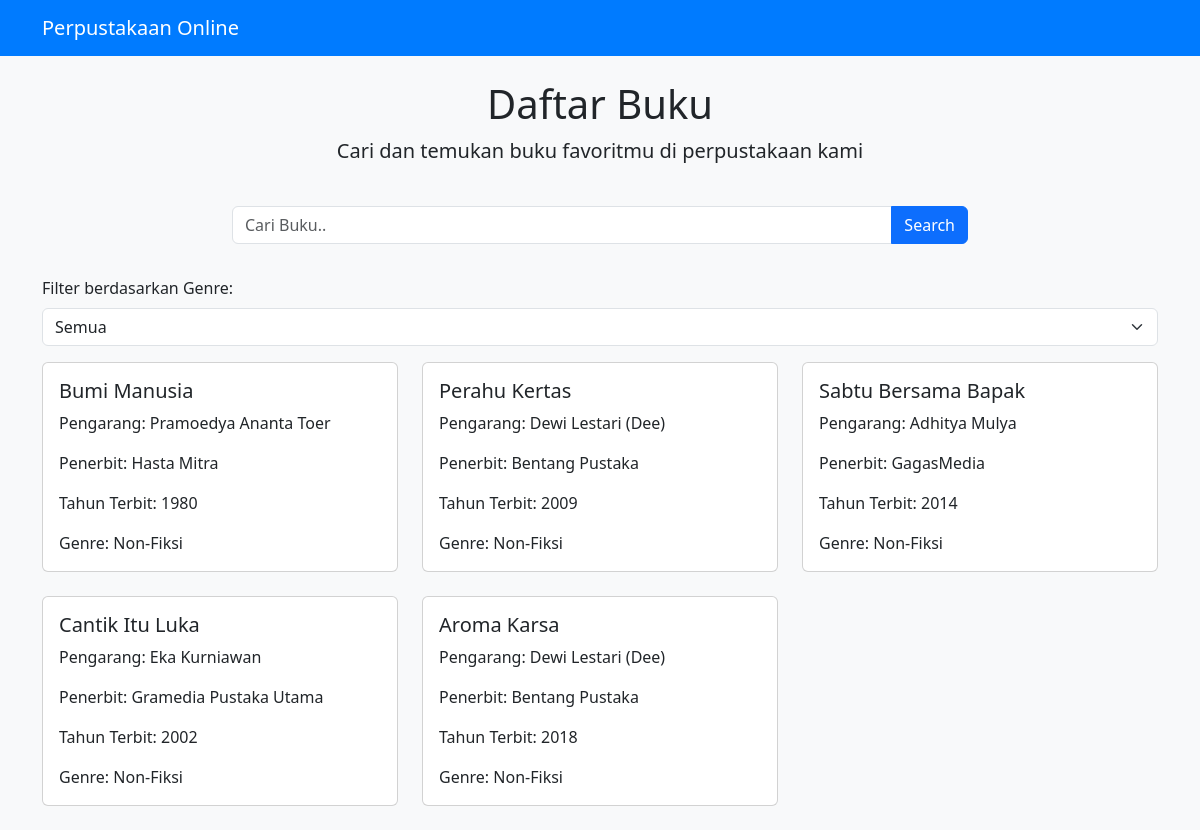
The app's page /index.php?genre=Non-Fiksi with its own data.
### tables this page shows
CREATE TABLE `buku` (
  `id` int NOT NULL,
  `judul` varchar(255) DEFAULT NULL,
  `pengarang` varchar(255) DEFAULT NULL,
  `penerbit` varchar(255) DEFAULT NULL,
  `tahun_terbit` year DEFAULT NULL,
  `genre` varchar(80) DEFAULT NULL
);

### functions.php (called while the page is built)
<?php
include 'koneksi.php';
function query($query)
{
    global $conn;
    $result = mysqli_query($conn, $query);
    $rows = [];
    while ($row = mysqli_fetch_assoc($result)) {
        $rows[] = $row;
    }
    return $rows;
}
function getBuku()
{
    global $conn;
    $query = "SELECT * FROM buku";
    $result = mysqli_query($conn, $query);
    $buku = mysqli_fetch_all($result, MYSQLI_ASSOC);
    return $buku;
}

### index.php (the view, shortened to what this page needs)
<?php
include 'functions.php';
$bukuList = getBuku();
if (isset($_GET['genre'])) {
    $genre = $_GET['genre'];
    $query = "SELECT * FROM buku WHERE genre = '$genre'";
    $bukuList = query($query);
}
?>
<!DOCTYPE html>
<html lang="en">
<head>
    <link rel="stylesheet" href="https://cdn.jsdelivr.net/npm/bootstrap@5.3.3/dist/css/bootstrap.min.css">
    <link rel="stylesheet" href="style.css">
</head>
<body>
    <nav class="navbar navbar-expand-lg navbar-dark navbar-custom mb-4">
        <div class="container">
            <a class="navbar-brand" href="#">Perpustakaan Online</a>
        </div>
    </nav>
    <div class="container">
        <div class="row">
            <div class="col-md-12 text-center mb-4">
                <h1>Daftar Buku</h1>
                <p class="lead">Cari dan temukan buku favoritmu di perpustakaan kami</p>
            </div>
        </div>
        <div class="row justify-content-center search-bar">
            <div class="col-md-8">
                <form action="" method="GET">
                    <div class="input-group">
                        <input type="text" id="keyword" name="keyword" class="form-control" placeholder="Cari Buku.." autofocus autocomplete="off" value="<?php echo isset($keyword) ? $keyword : ''; ?>">
                        <button class="btn btn-primary" name="search" type="submit" id="search-button">Search</button>
                    </div>
                </form>
            </div>
        </div>
        <form action="" method="GET" class="my-3">
            <div class="form-group">
                <label for="genre" class="form-label">Filter berdasarkan Genre:</label>
                <select name="genre" id="genre" class="form-select" onchange="this.form.submit()">
                    <option value="" <?php echo (isset($_GET['genre']) && $_GET['genre'] == '') ? 'selected' : ''; ?>>Semua</option>
                </select>
            </div>
        </form>
        <div class="row">
            <?php
            if (!empty($bukuList)) {
                foreach ($bukuList as $buku) {
                    echo '<div class="col-md-4 mb-4">';
                    echo '    <div class="card card-custom">';
                    echo '        <div class="card-body">';
                    echo '            <h5 class="card-title">' . $buku['judul'] . '</h5>';
                    echo '            <p class="card-text">Pengarang: ' . $buku['pengarang'] . '</p>';
                    echo '            <p class="card-text">Penerbit: ' . $buku['penerbit'] . '</p>';
                    echo '            <p class="card-text">Tahun Terbit: ' . $buku['tahun_terbit'] . '</p>';
                    echo '            <p class="card-text">Genre: ' . $buku['genre'] . '</p>';
                    echo '        </div>';
                    echo '    </div>';
                    echo '</div>';
                }
            } else {
                echo '<div class="col-md-12 text-center">';
                echo '<div class="alert alert-warning">Tidak ada buku yang ditemukan</div>';
                echo '</div>';
            }
            ?>
        </div>
    </div>
</body>
</html>

### style.css (style rules this page uses)
body { background-color: #f8f9fa; }
.search-bar { margin-bottom: 2rem; }
.card-custom { transition: all 0.3s ease-in-out; }
.navbar-custom { background-color: #007bff; }

### records on screen
buku: judul "Bumi Manusia", pengarang "Pramoedya Ananta Toer", penerbit "Hasta Mitra", tahun_terbit "1980", genre "Non-Fiksi"
buku: judul "Perahu Kertas", pengarang "Dewi Lestari (Dee)", penerbit "Bentang Pustaka", tahun_terbit "2009", genre "Non-Fiksi"
buku: judul "Sabtu Bersama Bapak", pengarang "Adhitya Mulya", penerbit "GagasMedia", tahun_terbit "2014", genre "Non-Fiksi"
buku: judul "Cantik Itu Luka", pengarang "Eka Kurniawan", penerbit "Gramedia Pustaka Utama", tahun_terbit "2002", genre "Non-Fiksi"
buku: judul "Aroma Karsa", pengarang "Dewi Lestari (Dee)", penerbit "Bentang Pustaka", tahun_terbit "2018", genre "Non-Fiksi"
